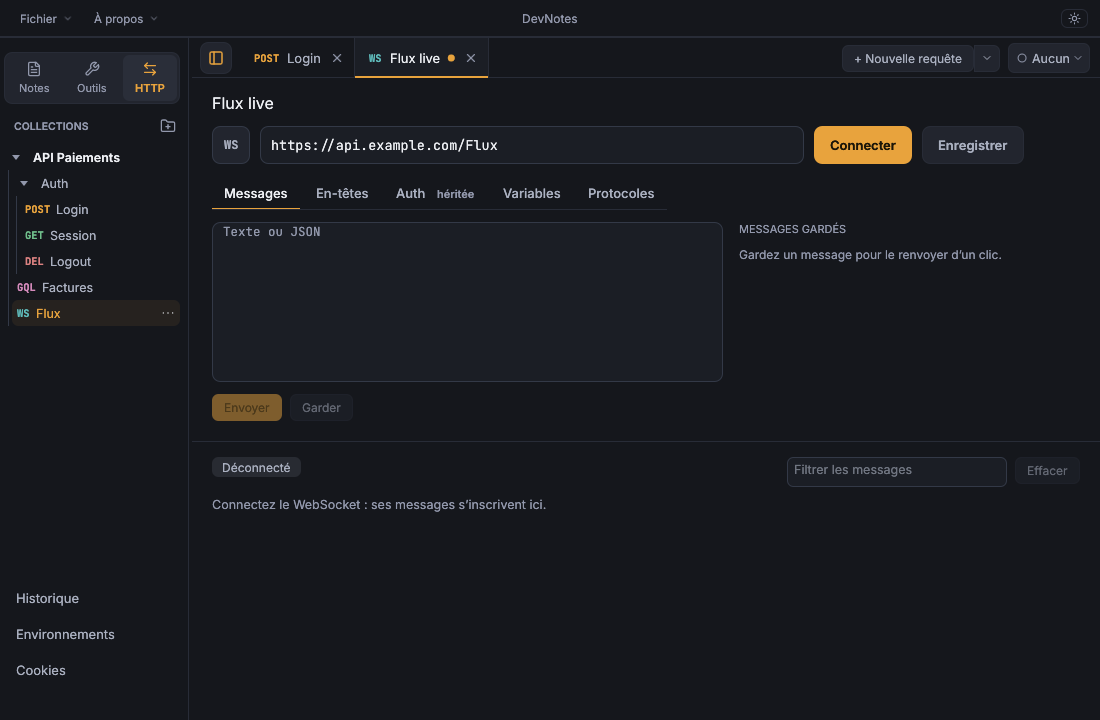
#> input picture 1.0.3/1502/before-http-tabs.png, 1100 x 720 px, given as the content of the folder ../../1.0.3/1502/egui/100, which was not available
$ python ssim.py ../../1.0.3/1502
#> lines starting #> are read from the running program, lines starting #| are printed output that depends on the picture; after the words box and inside, x2 and y2 are one past the last pixel; in counts of white or black regions, pixels touching at a corner belong together
"""SSIM between the egui and the Chromium PNG of each sample, after aligning both on their ink (best of ±2 px).

Grey levels, the ink box of each image (pixels brighter than the background), both crops padded
to the same size, SSIM with a 7×7 uniform window (the skimage default). Also the ink width ratio,
which is what a different weight or advance shows first. Usage: python3 -I ssim.py ../out/s2
"""
import sys
from pathlib import Path

import numpy as np
from PIL import Image

def grey(path):
    return np.asarray(Image.open(path).convert('L'), dtype=np.float64)

def ink(img):
    mask = img > img[0, 0] + 24
    ys, xs = np.nonzero(mask)
    if len(xs) == 0:
        return img[:1, :1]
    return img[ys.min():ys.max() + 1, xs.min():xs.max() + 1]

def pad(a, h, w, value):
    out = np.full((h, w), value)
    out[:a.shape[0], :a.shape[1]] = a
    return out

def window_mean(a, k=7):
    c = np.cumsum(np.cumsum(np.pad(a, ((1, 0), (1, 0))), 0), 1)
    return (c[k:, k:] - c[:-k, k:] - c[k:, :-k] + c[:-k, :-k]) / (k * k)

def ssim(a, b):
    c1, c2 = (0.01 * 255) ** 2, (0.03 * 255) ** 2
    ma, mb = window_mean(a), window_mean(b)
    va = window_mean(a * a) - ma ** 2
    vb = window_mean(b * b) - mb ** 2
    cov = window_mean(a * b) - ma * mb
    s = ((2 * ma * mb + c1) * (2 * cov + c2)) / ((ma ** 2 + mb ** 2 + c1) * (va + vb + c2))
    return float(s.mean())

root = Path(sys.argv[1])
print(f"{'sample':<16}" + ''.join(f"{'SSIM ' + s + ' %':>12}{'width':>8}" for s in ('100', '125', '150')))
for sample in sorted((root / 'egui' / '100').glob('*.png')):
    row = f'{sample.stem:<16}'
    for scale in ('100', '125', '150'):
        e = grey(root / 'egui' / scale / sample.name)
        c = grey(root / 'chromium' / scale / sample.name)
        background = e[0, 0]
#> background = 23
        ie, ic = ink(e), ink(c)
#> in ink, `mask = img > img[0, 0] + 24`:
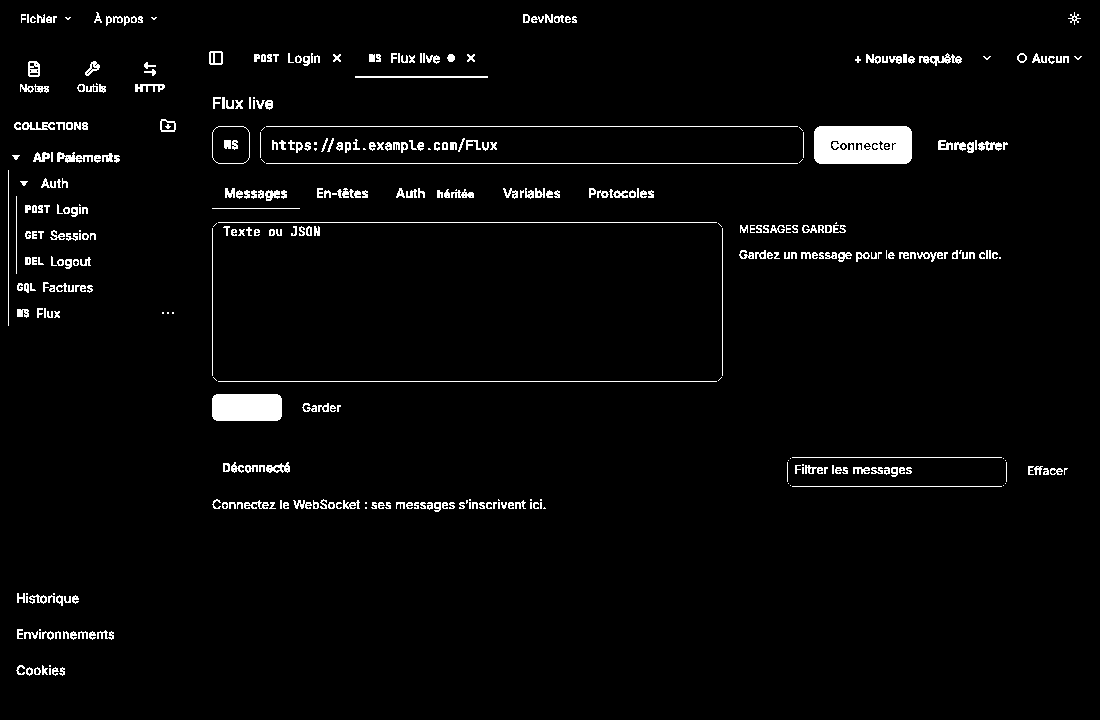
#> mask: shape (720, 1100) bool; 2.9% white; 402 white regions (77 under 20 px), largest, box (x1, y1, x2, y2) and area: (814, 126, 912, 164) 3461, (212, 394, 282, 421) 1858, (266, 126, 798, 127) 532
        h, w = max(ie.shape[0], ic.shape[0]), max(ie.shape[1], ic.shape[1])
        a = pad(ie, h + 4, w + 4, background)
#> in pad, `out[:a.shape[0], :a.shape[1]] = a`:
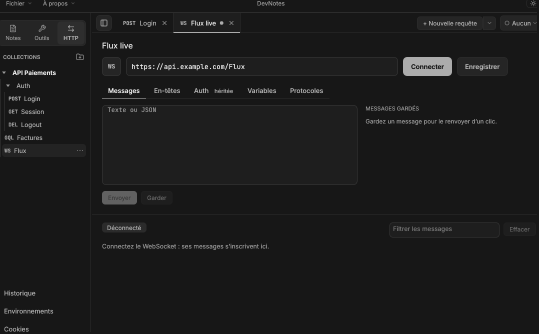
#> out: shape (668, 1078) float64 (shown at 1/2 size); min 21, max 240, mean 28.1
        best = max(ssim(np.roll(np.roll(a, dy, 0), dx, 1), pad(ic, h + 4, w + 4, background))
                   for dy in range(-2, 3) for dx in range(-2, 3))
#> in ssim, `c1, c2 = (0.01 * 255) ** 2, (0.03 * 255) ** 2`: c1 = 6.5; c2 = 58.52
#> call 3 of window_mean, with k = 7
#> in window_mean (call 3), `c = np.cumsum(np.cumsum(np.pad(a, ((1, 0), (1, 0))), 0), 1)`:
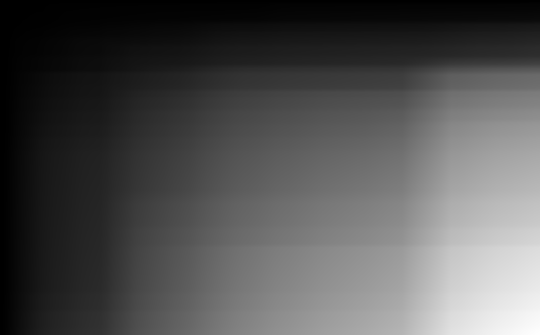
#> c: shape (669, 1079) float64 (shown at 1/2 size); min 0, max 868583579, mean 278397191.8; drawn with min black and max white
#> in window_mean (call 5), `return (c[k:, k:] - c[:-k, k:] - c[k:, :-k] + c[:-k, :-k]) / (k * k)`:
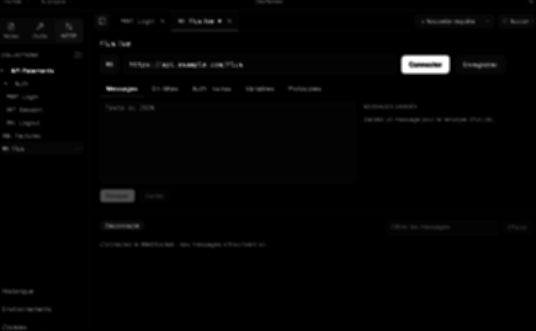
#> returned value: shape (662, 1072) float64 (shown at 1/2 size); min 529, max 29584, mean 982.7; drawn with min black and max white
#> in ssim (call 3), `cov = window_mean(a * b) - ma * mb`:
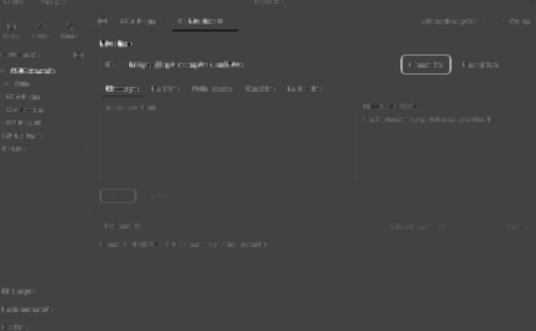
#> cov: shape (662, 1072) float64 (shown at 1/2 size); min -3392.4, max 9714.6, mean 54.1; drawn with min black and max white
#> in ssim (call 3), `s = ((2 * ma * mb + c1) * (2 * cov + c2)) / ((ma ** 2 + mb ** 2 + c1) ..`:
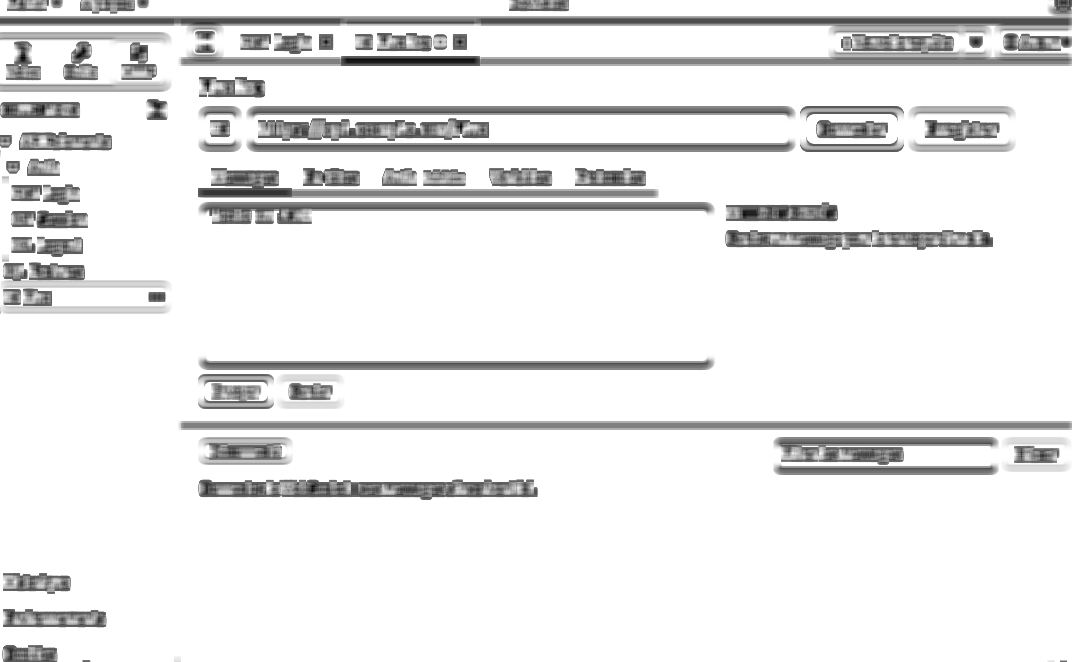
#> s: shape (662, 1072) float64; min -0.527, max 1, mean 0.87; drawn with min black and max white
#> best = 1
        row += f'{best:12.3f}{ie.shape[1] / ic.shape[1]:8.3f}'
#> row = 'before-http-tabs       1.000   1.000'
    print(row)

$ run again, on 1.0.3/1502/before-tool-frame.png
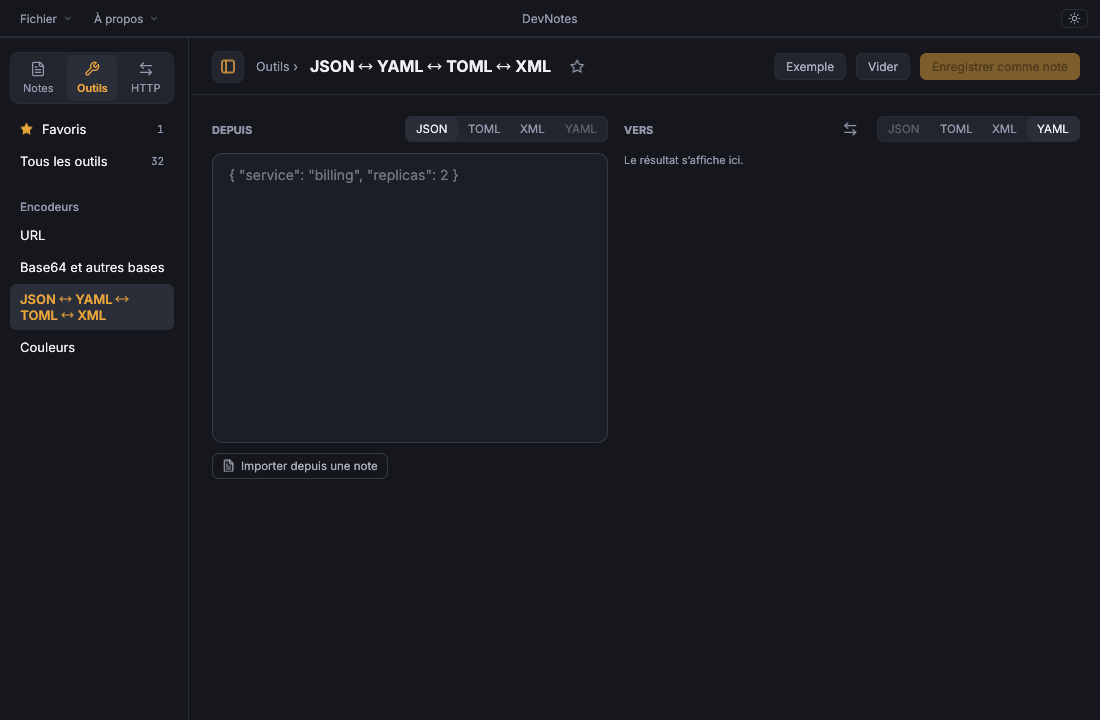
#> input picture 1.0.3/1502/before-tool-frame.png, 1100 x 720 px, given as the content of the folder ../../1.0.3/1502/egui/100, which was not available
#> background = 23
#> in ink, `mask = img > img[0, 0] + 24`:
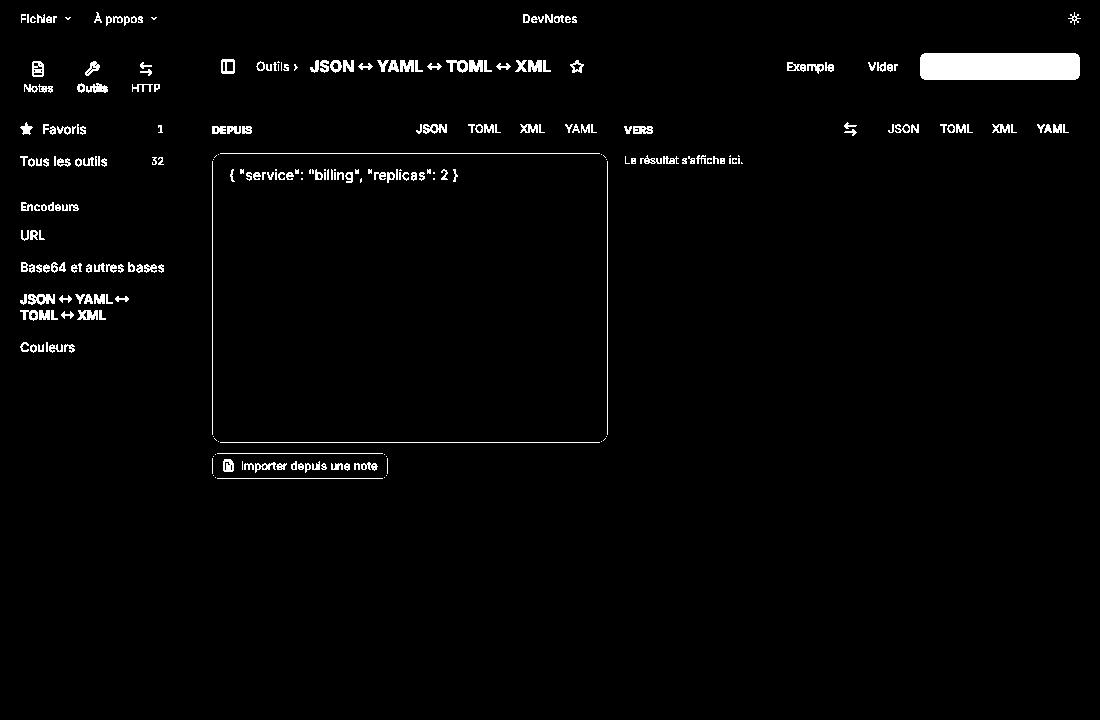
#> mask: shape (720, 1100) bool; 2.1% white; 263 white regions (61 under 20 px), largest, box (x1, y1, x2, y2) and area: (920, 53, 1080, 80) 4288, (220, 153, 600, 154) 380, (220, 442, 600, 443) 380
#> ys = 16510 values from 12 to 478; xs = 16510 values, max 1080 at index 333, min 20 at index 8438, mean 511
#> c1 = 6.5; c2 = 58.52
#> in ssim (call 3), `s = ((2 * ma * mb + c1) * (2 * cov + c2)) / ((ma ** 2 + mb ** 2 + c1) ..`:
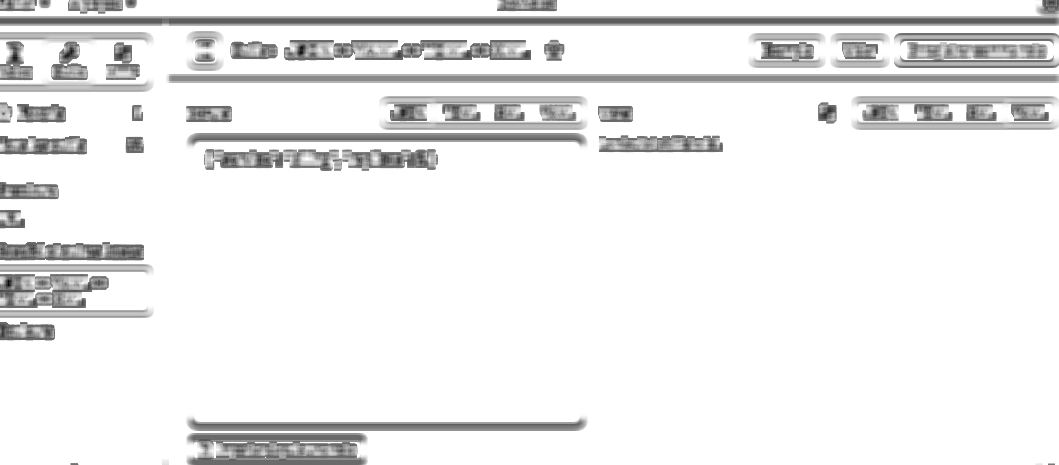
#> s: shape (465, 1059) float64; min -0.657, max 1, mean 0.879; drawn with min black and max white
#> best = 1
#> row = 'before-tool-frame       1.000   1.000'

$ run again, on 1.0.3/1502/before-tools-home.png
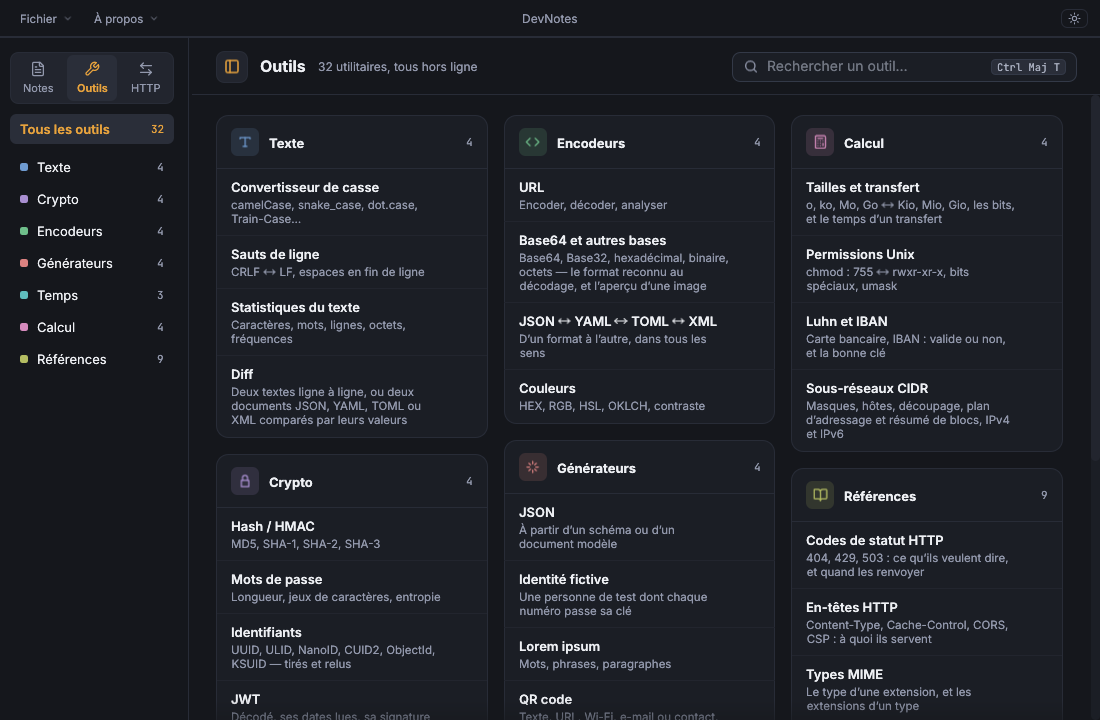
#> input picture 1.0.3/1502/before-tools-home.png, 1100 x 720 px, given as the content of the folder ../../1.0.3/1502/egui/100, which was not available
#> background = 23
#> in ink, `mask = img > img[0, 0] + 24`:
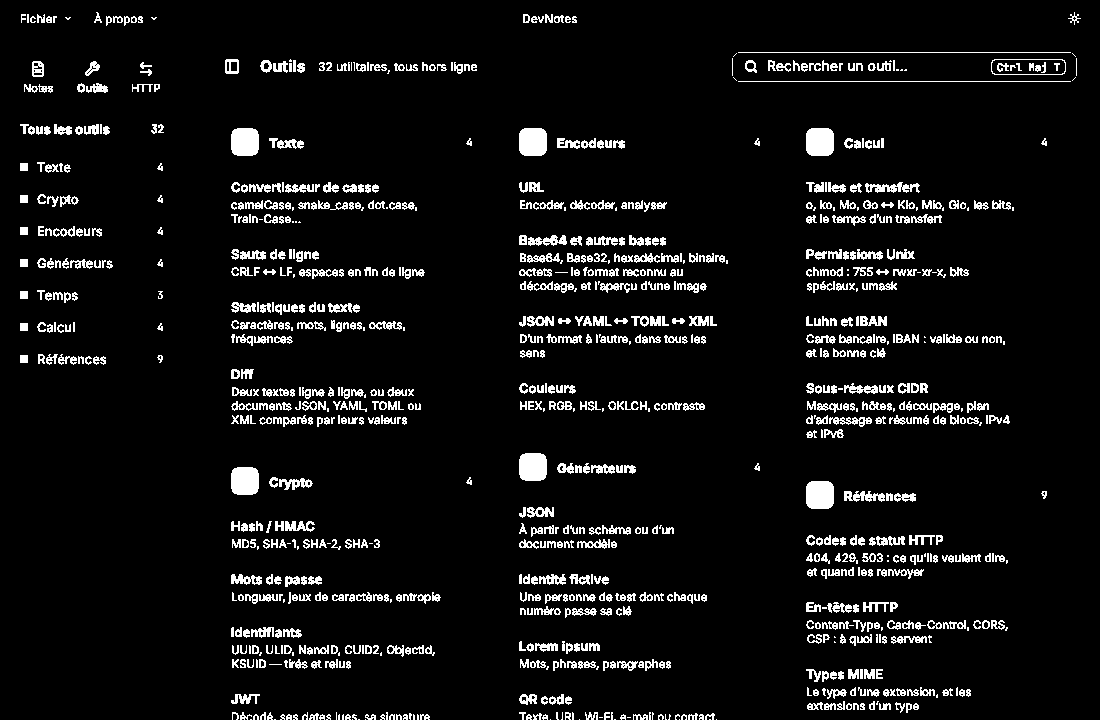
#> mask: shape (720, 1100) bool; 6.6% white in thin lines or dots
#> c1 = 6.5; c2 = 58.52
#> in ssim (call 3), `s = ((2 * ma * mb + c1) * (2 * cov + c2)) / ((ma ** 2 + mb ** 2 + c1) ..`:
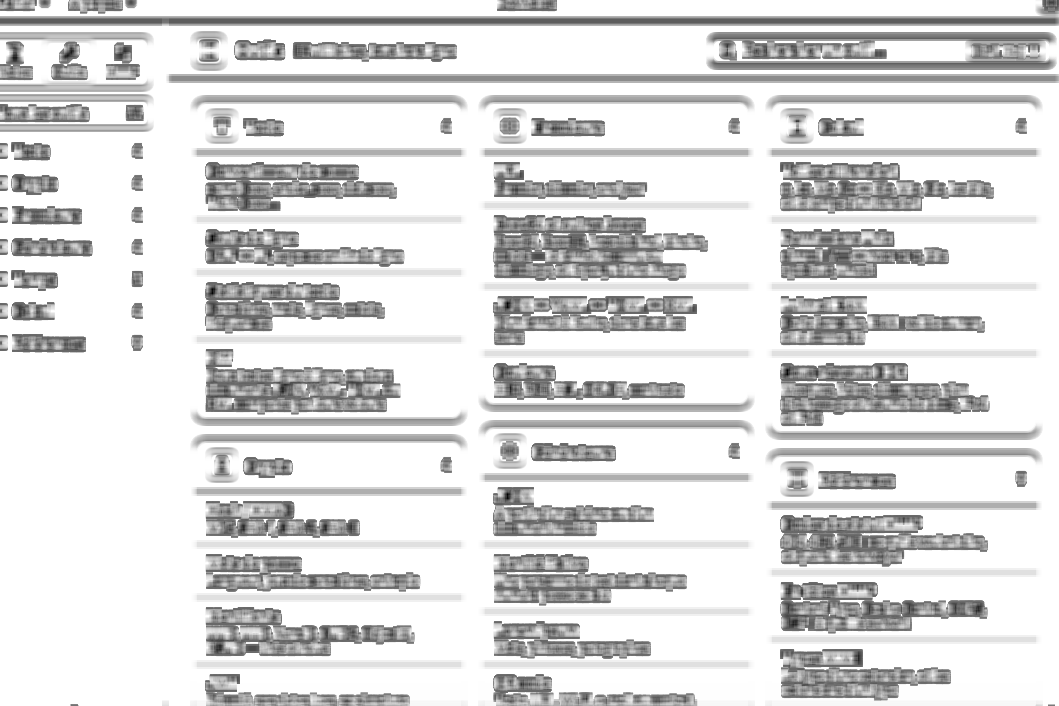
#> s: shape (706, 1059) float64; min -0.664, max 1, mean 0.772; drawn with min black and max white
#> best = 1
#> row = 'before-tools-home       1.000   1.000'
